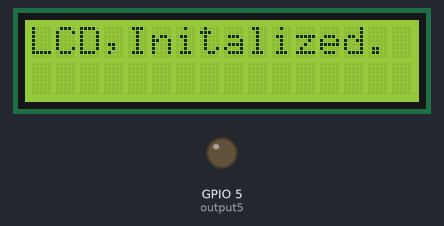
The sketch below on a simulated ESP8266 (NodeMCU). Shown: 16×2 character LCD, output pins drawn as LEDs (lit = HIGH). WiFi joins after 1.5 s; servers stay silent unless stated; what the sketch prints to the serial monitor is not drawn.

Above: at 1.6 s.
At 5.8 s:
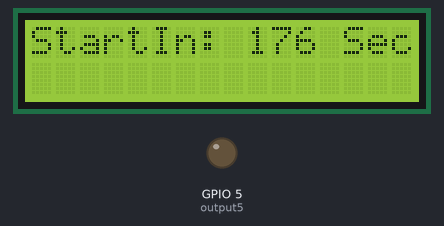
At 10.9 s:
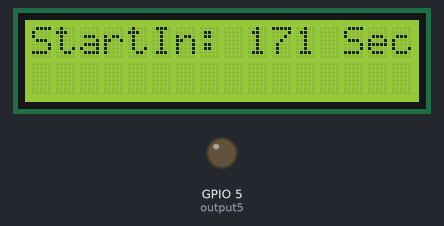
At 20.0 s:
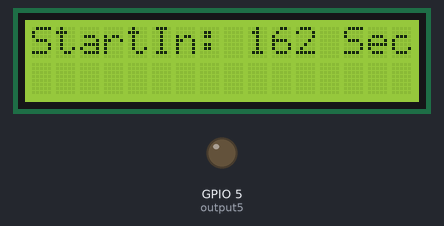
At 29.2 s:
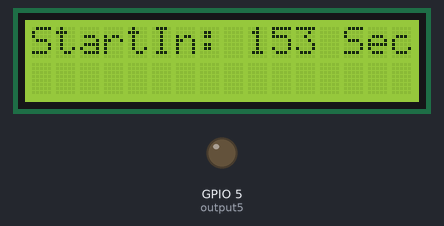
At 38.3 s:
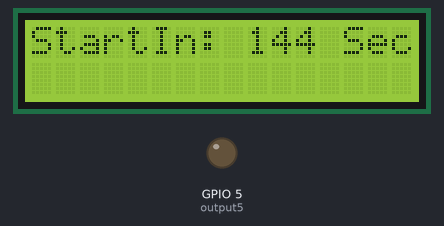

The sketch:

OTA_DS18B20TempSocket.ino
```cpp
#include <ESP8266WiFi.h>
#include <ESP8266mDNS.h>
#include <WiFiUdp.h>
#include <ArduinoOTA.h>
#include <Wire.h>
#include <LiquidCrystal_I2C.h>
#include <OneWire.h>
#include <DallasTemperature.h>
#ifndef STASSID
#define STASSID "Xiaomi_3D3E"
#define STAPSK  "2019newpassword"
#endif
#define ONE_WIRE_BUS 4
OneWire oneWire(ONE_WIRE_BUS);
DallasTemperature sensors(&oneWire);


const char* ssid = "Xiaomi_3D3E";
const char* password = "2019newpassword";

const int output5 = 5;
//const int output4 = 5;
int TimeHaltLoopCount = 180;

WiFiServer wifiServer(8080);
LiquidCrystal_I2C lcd(0x3F, 16, 2);

// Current time
unsigned long currentTime = millis();
// Previous time
unsigned long previousTime = 0;
// Define timeout time in milliseconds (example: 2000ms = 2s)
const long timeoutTime = 2000;

WiFiServer server(80);

String header;
String output5State = "off";
String output4State = "off";

void setup() {
  Serial.begin(115200);
  Serial.println("Booting");
  WiFi.mode(WIFI_STA);
  WiFi.begin(ssid, password);
  while (WiFi.waitForConnectResult() != WL_CONNECTED) {
    Serial.println("Connection Failed! Rebooting...");
    delay(5000);
    ESP.restart();
  }

  // Port defaults to 8266
  // ArduinoOTA.setPort(8266);

  // Hostname defaults to esp8266-[ChipID]
  // ArduinoOTA.setHostname("myesp8266");

  // No authentication by default
  // ArduinoOTA.setPassword("admin");

  // Password can be set with it's md5 value as well
  // MD5(admin) = 21232f297a57a5a743894a0e4a801fc3
  // ArduinoOTA.setPasswordHash("21232f297a57a5a743894a0e4a801fc3");

  ArduinoOTA.onStart([]() {
    String type;
    if (ArduinoOTA.getCommand() == U_FLASH) {
      type = "sketch";
    } else { // U_SPIFFS
      type = "filesystem";
    }

    // NOTE: if updating SPIFFS this would be the place to unmount SPIFFS using SPIFFS.end()
    Serial.println("Start updating " + type);
  });
  ArduinoOTA.onEnd([]() {
    Serial.println("\nEnd");
  });
  ArduinoOTA.onProgress([](unsigned int progress, unsigned int total) {
    Serial.printf("Progress: %u%%\r", (progress / (total / 100)));
  });
  ArduinoOTA.onError([](ota_error_t error) {
    Serial.printf("Error[%u]: ", error);
    if (error == OTA_AUTH_ERROR) {
      Serial.println("Auth Failed");
    } else if (error == OTA_BEGIN_ERROR) {
      Serial.println("Begin Failed");
    } else if (error == OTA_CONNECT_ERROR) {
      Serial.println("Connect Failed");
    } else if (error == OTA_RECEIVE_ERROR) {
      Serial.println("Receive Failed");
    } else if (error == OTA_END_ERROR) {
      Serial.println("End Failed");
    }
  });
  ArduinoOTA.begin();
  Serial.println("Ready");
  Serial.print("IP address: ");
  Serial.println(WiFi.localIP());


  // Initialize the output variables as outputs
  //pinMode(output5, OUTPUT);
  //pinMode(output4, OUTPUT);
  // Set outputs to LOW
  // digitalWrite(output5, LOW);
  //digitalWrite(output4, LOW);

  //    Connect to Wi-Fi network with SSID and password
  Wire.begin(0, 2);
  lcd.begin();
  lcd.print("LCD,Initalized.");
  delay(1000);
  lcd.clear();
  lcd.print("Wi-Fi connected                         ");
  lcd.print("IP");
  lcd.print(WiFi.localIP());
  wifiServer.begin();

  OneWire oneWire(ONE_WIRE_BUS);
  DallasTemperature sensors(&oneWire);
  sensors.begin();

  pinMode(output5, OUTPUT);
  while (TimeHaltLoopCount > 0)
  {
    digitalWrite(output5, LOW);
    ArduinoOTA.handle();
    TimeHaltLoopCount = TimeHaltLoopCount - 1;
    lcd.clear();
    lcd.print("StartIn: ");
    lcd.print(TimeHaltLoopCount);
    lcd.print(" Sec");
    delay(1000);
  }

}


void loop() {
  ArduinoOTA.handle();


  // call sensors.requestTemperatures() to issue a global temperature
  // request to all devices on the bus
  /********************************************************************/
  Serial.print(" Requesting temperatures...");
  sensors.requestTemperatures(); // Send the command to get temperature readings
  Serial.println("DONE");
  lcd.clear();
  lcd.print("temp:");
  lcd.print(sensors.getTempCByIndex(0));
  /********************************************************************/
  Serial.print("Temperature is: ");
  lcd.print(" OFF");
  Serial.print(sensors.getTempCByIndex(0)); // Why "byIndex"?
  // You can have more than one DS18B20 on the same bus.
  // 0 refers to the first IC on the wire
  if (sensors.getTempCByIndex(0) > -15) {
    digitalWrite(output5, HIGH);
    while (sensors.getTempCByIndex(0) > -20)
    {
      ArduinoOTA.handle();
      digitalWrite(output5, HIGH);
      delay(1000);
      sensors.requestTemperatures();
      lcd.clear();
      lcd.print("temp:");
      lcd.print(sensors.getTempCByIndex(0));
      lcd.print(" ON");
    }

  }
  else{
    digitalWrite(output5, LOW);
  }
  delay(1000);

}
```

Measured:
- what the display in image 0 shows lasts 1.1 s, from 1.6 s to 2.7 s
- what the display in image 1 shows lasts 1.0 s, from 5.7 s to 6.7 s
